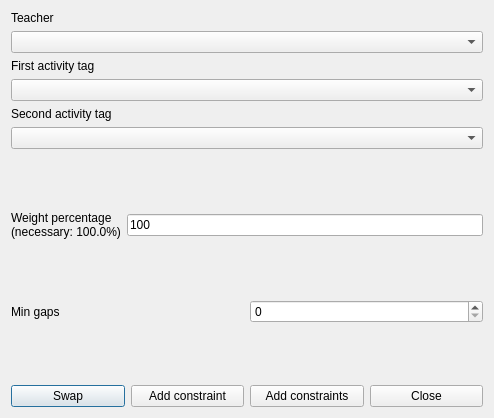
<?xml version="1.0" encoding="UTF-8"?>
<ui version="4.0">
 <class>AddConstraintTeacherMinGapsBetweenOrderedPairOfActivityTagsPerRealDayForm_template</class>
 <widget class="QDialog" name="AddConstraintTeacherMinGapsBetweenOrderedPairOfActivityTagsPerRealDayForm_template">
  <property name="geometry">
   <rect>
    <x>0</x>
    <y>0</y>
    <width>494</width>
    <height>418</height>
   </rect>
  </property>
  <property name="windowTitle">
   <string extracomment="This is the title of the dialog to add a new constraint of this type">Add teacher min gaps between ordered pair of activity tags per real day</string>
  </property>
  <layout class="QVBoxLayout" name="verticalLayout_2">
   <item>
    <layout class="QVBoxLayout" name="verticalLayout">
     <item>
      <widget class="QLabel" name="teachersTextLabel">
       <property name="frameShape">
        <enum>QFrame::NoFrame</enum>
       </property>
       <property name="frameShadow">
        <enum>QFrame::Plain</enum>
       </property>
       <property name="text">
        <string>Teacher</string>
       </property>
       <property name="wordWrap">
        <bool>false</bool>
       </property>
      </widget>
     </item>
     <item>
      <widget class="QComboBox" name="teacherComboBox">
       <property name="editable">
        <bool>false</bool>
       </property>
       <property name="insertPolicy">
        <enum>QComboBox::NoInsert</enum>
       </property>
       <property name="duplicatesEnabled">
        <bool>false</bool>
       </property>
      </widget>
     </item>
     <item>
      <widget class="QLabel" name="firstActivityTagTextLabel">
       <property name="frameShape">
        <enum>QFrame::NoFrame</enum>
       </property>
       <property name="frameShadow">
        <enum>QFrame::Plain</enum>
       </property>
       <property name="text">
        <string>First activity tag</string>
       </property>
       <property name="wordWrap">
        <bool>false</bool>
       </property>
      </widget>
     </item>
     <item>
      <widget class="QComboBox" name="firstActivityTagComboBox">
       <property name="editable">
        <bool>false</bool>
       </property>
       <property name="insertPolicy">
        <enum>QComboBox::NoInsert</enum>
       </property>
       <property name="duplicatesEnabled">
        <bool>false</bool>
       </property>
      </widget>
     </item>
     <item>
      <widget class="QLabel" name="secondActivityTagTextLabel">
       <property name="frameShape">
        <enum>QFrame::NoFrame</enum>
       </property>
       <property name="frameShadow">
        <enum>QFrame::Plain</enum>
       </property>
       <property name="text">
        <string>Second activity tag</string>
       </property>
       <property name="wordWrap">
        <bool>false</bool>
       </property>
      </widget>
     </item>
     <item>
      <widget class="QComboBox" name="secondActivityTagComboBox">
       <property name="editable">
        <bool>false</bool>
       </property>
       <property name="insertPolicy">
        <enum>QComboBox::NoInsert</enum>
       </property>
       <property name="duplicatesEnabled">
        <bool>false</bool>
       </property>
      </widget>
     </item>
    </layout>
   </item>
   <item>
    <spacer name="spacer1">
     <property name="orientation">
      <enum>Qt::Vertical</enum>
     </property>
     <property name="sizeType">
      <enum>QSizePolicy::Expanding</enum>
     </property>
     <property name="sizeHint" stdset="0">
      <size>
       <width>20</width>
       <height>31</height>
      </size>
     </property>
    </spacer>
   </item>
   <item>
    <layout class="QHBoxLayout" name="horizontalLayout">
     <item>
      <widget class="QLabel" name="weightTextLabel">
       <property name="frameShape">
        <enum>QFrame::NoFrame</enum>
       </property>
       <property name="frameShadow">
        <enum>QFrame::Plain</enum>
       </property>
       <property name="text">
        <string>Weight percentage
(necessary: 100.0%)</string>
       </property>
       <property name="wordWrap">
        <bool>false</bool>
       </property>
      </widget>
     </item>
     <item>
      <widget class="QLineEdit" name="weightLineEdit">
       <property name="text">
        <string notr="true">100</string>
       </property>
      </widget>
     </item>
    </layout>
   </item>
   <item>
    <spacer name="spacer1_2">
     <property name="orientation">
      <enum>Qt::Vertical</enum>
     </property>
     <property name="sizeType">
      <enum>QSizePolicy::Expanding</enum>
     </property>
     <property name="sizeHint" stdset="0">
      <size>
       <width>20</width>
       <height>18</height>
      </size>
     </property>
    </spacer>
   </item>
   <item>
    <layout class="QHBoxLayout" name="horizontalLayout_2">
     <item>
      <widget class="QLabel" name="minGapsTextLabel">
       <property name="frameShape">
        <enum>QFrame::NoFrame</enum>
       </property>
       <property name="frameShadow">
        <enum>QFrame::Plain</enum>
       </property>
       <property name="text">
        <string>Min gaps</string>
       </property>
       <property name="wordWrap">
        <bool>false</bool>
       </property>
      </widget>
     </item>
     <item>
      <widget class="QSpinBox" name="minGapsSpinBox"/>
     </item>
    </layout>
   </item>
   <item>
    <spacer name="spacer1_3">
     <property name="orientation">
      <enum>Qt::Vertical</enum>
     </property>
     <property name="sizeType">
      <enum>QSizePolicy::Expanding</enum>
     </property>
     <property name="sizeHint" stdset="0">
      <size>
       <width>20</width>
       <height>16</height>
      </size>
     </property>
    </spacer>
   </item>
   <item>
    <layout class="QHBoxLayout">
     <item>
      <widget class="QPushButton" name="swapPushButton">
       <property name="text">
        <string comment="Interchange (swap) the two selected activity tags in the dialog">Swap</string>
       </property>
      </widget>
     </item>
     <item>
      <widget class="QPushButton" name="addConstraintPushButton">
       <property name="text">
        <string>Add constraint</string>
       </property>
      </widget>
     </item>
     <item>
      <widget class="QPushButton" name="addConstraintsPushButton">
       <property name="text">
        <string>Add constraints</string>
       </property>
      </widget>
     </item>
     <item>
      <widget class="QPushButton" name="closePushButton">
       <property name="text">
        <string>Close</string>
       </property>
      </widget>
     </item>
    </layout>
   </item>
  </layout>
 </widget>
 <layoutdefault spacing="6" margin="11"/>
 <resources/>
 <connections/>
</ui>
